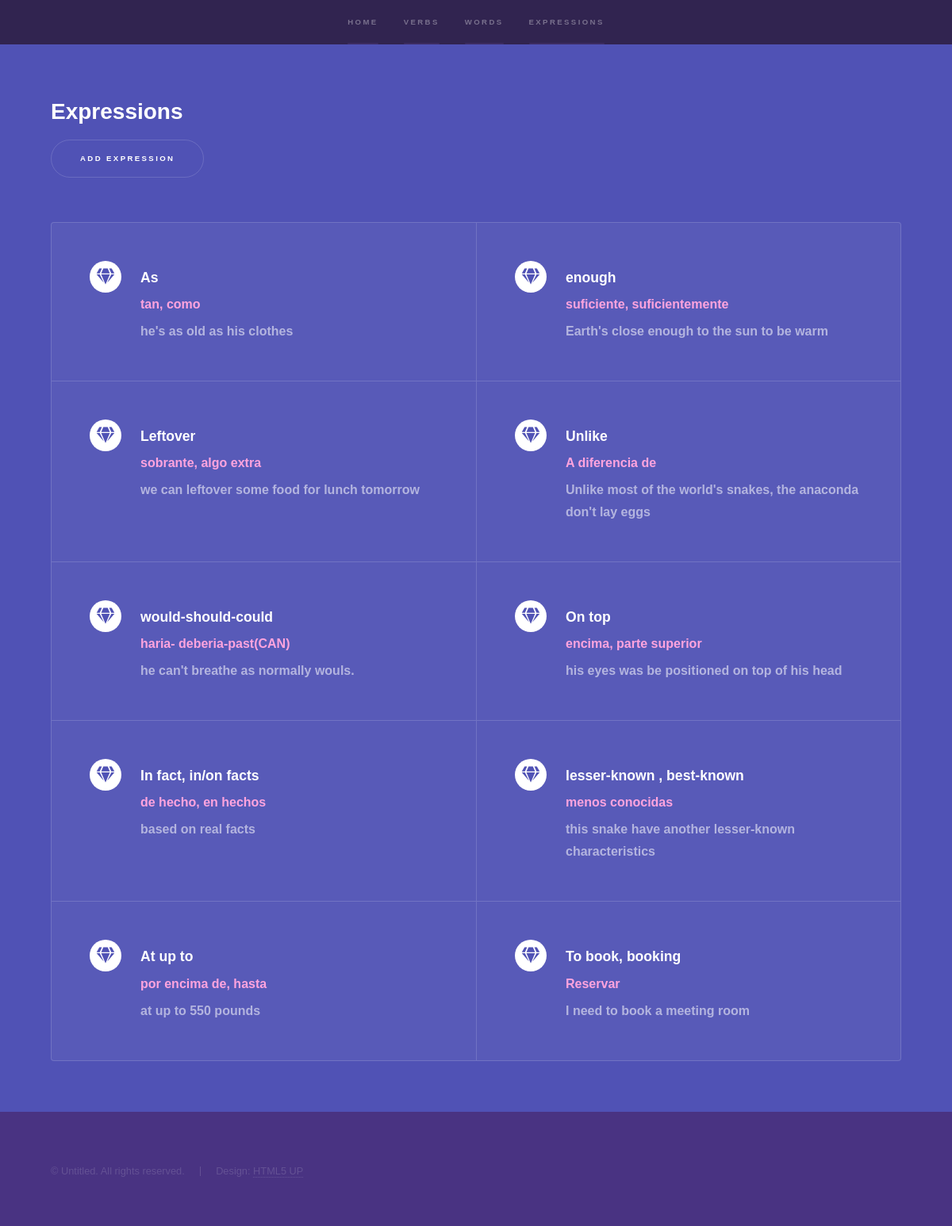
The app's page /expressions/, older data.
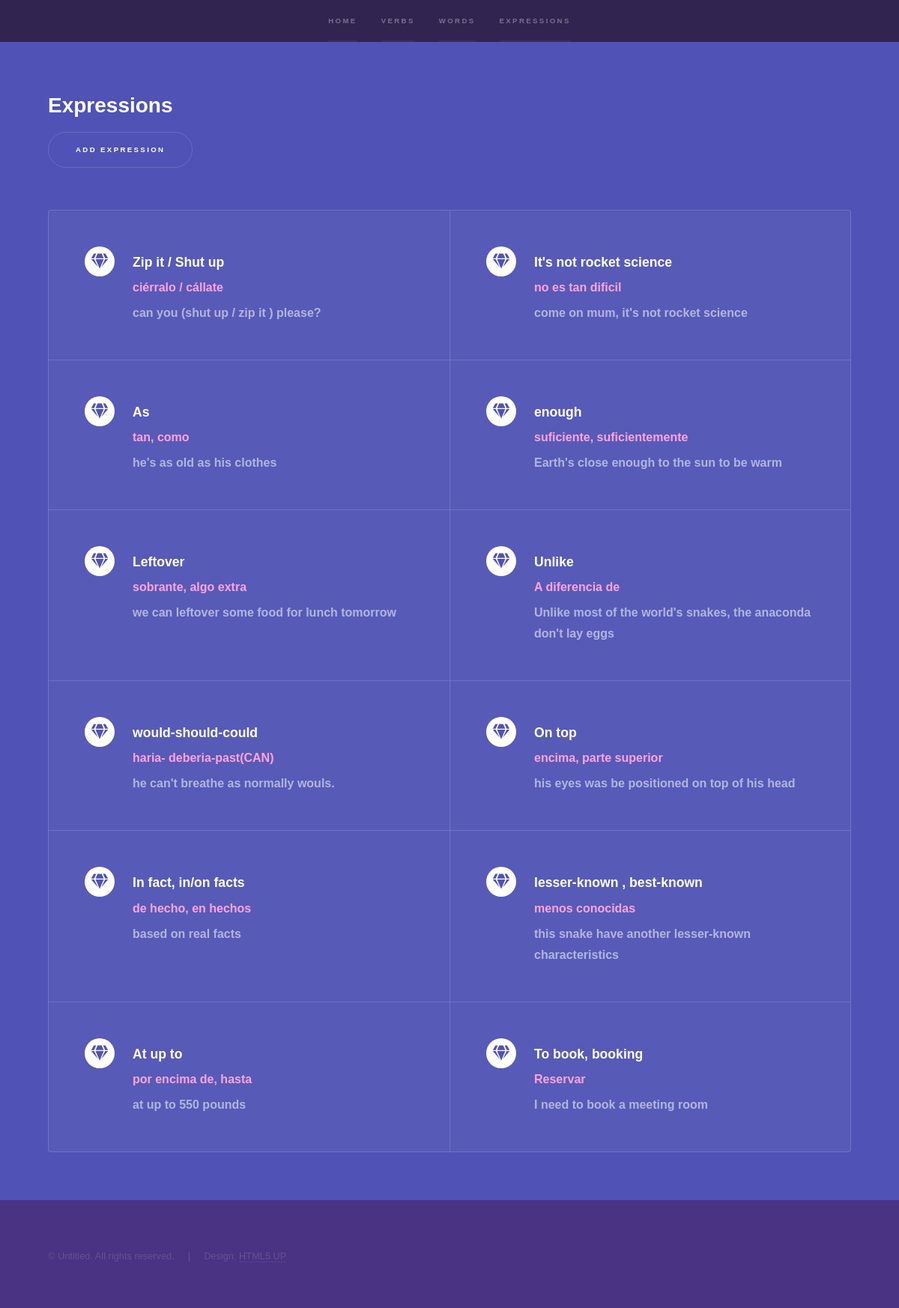
The same page, newer data.
### Expression/models.py (models this page shows, shortened)
class Expression(models.Model):
    title = models.CharField(max_length=255)
    meaning=models.CharField(max_length=255,null=True,blank=True)
    example = models.CharField(max_length=255,null=True,blank=True)
    class Meta:
        verbose_name='expression'
        verbose_name_plural='expressions'

### Expression/views.py (the view)
# urls.py: path('',views.show_expr,name="Expression"),
def show_expr(request):
    expressions=Expression.objects.order_by('-id')
    form = ExpressionForm()
    if request.method=="POST":
        form = ExpressionForm(request.POST)
        if form.is_valid():
           form.save()
           return redirect('Expression')
    context={
        'expressions': expressions,
        'form':form
    }
    return render(request,'Expression/list_expr.html',context)

### Expression/templates/Expression/list_expr.html (shortened to what this page needs)
{% extends 'base.html' %}
{% load static %}
{% block content %}
<section id="two" class="wrapper style2 fade-up">
    <div class="inner">
        <h2>Expressions</h2>
        <form action="" method="post">
            <a href="" class="button mb-4" data-bs-toggle="modal" data-bs-target="#myModalExpression" >Add expression</a>
        </form>
        <div class="features">
            {% for e in expressions%}
                <section>
                    <span class="icon solid major fa-gem"></span>
                    <h3>{{e.title}}</h3>
                    <h4 style="color: #ffa4de;">{{e.meaning}}</h4>
                    <p style="font-weight: bold;">{{e.example}}</p>
                </section>
            {% endfor %}
        </div>
    </div>
</section>
{% endblock content %}

### basePage/templates/base.html (shortened to what this page needs)
{% load static %}
<!DOCTYPE HTML>
<html>
	<head>
		<link href="https://cdn.jsdelivr.net/npm/bootstrap@5.0.2/dist/css/bootstrap.min.css" rel="stylesheet">
		<link rel="stylesheet" href="{% static 'basePage/css/main.css' %}" />
		<link rel="stylesheet" href="{% static 'basePage/css/noscript.css' %}" />
	</head>
	<body class="is-preload">
			<section id="sidebar">
				<div class="inner">
					<nav>
						<ul>
							<li><a href="{% url 'Home' %}">Home</a></li>
							<li><a href="{% url 'Verb' %}">Verbs</a></li>
							<li><a href="{% url 'Word' %}">Words</a></li>
							<li><a href="{% url 'Expression' %}">Expressions</a></li>
						</ul>
					</nav>
				</div>
			</section>
			<div id="wrapper">
				{% block content%}
				{% endblock %}
			</div>
			<footer id="footer" class="wrapper style1-alt">
				<div class="inner">
					<ul class="menu">
						<li>&copy; Untitled. All rights reserved.</li><li>Design: <a href="http://html5up.net">HTML5 UP</a></li>
					</ul>
				</div>
			</footer>
	</body>
</html>

### basePage/static/basePage/css/noscript.css (style rules this page uses)
.wrapper > .inner { opacity: 1 !important; -moz-transform: none !important; -webkit-transform: none !important; -ms-transform: none !important; transform: none !important; }
#sidebar > .inner { opacity: 1 !important; }
#sidebar nav > ul > li { -moz-transform: none !important; -webkit-transform: none !important; -ms-transform: none !important; transform: none !important; opacity: 1 !important; }

Row changes from the older to the newer data that the page shows:
added Expression: title "Zip it / Shut up", meaning "ciérralo / cállate", example "can you (shut up / zip it ) please?"
added Expression: title "It's not rocket science", meaning "no es tan dificil", example "come on mum, it's not rocket science"
